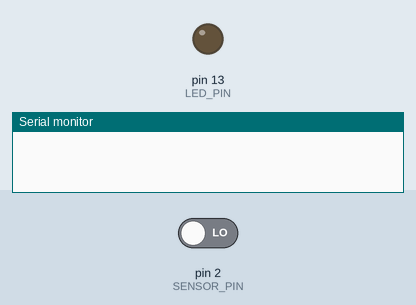
Bench run of a sketch on a simulated Arduino Nano, built with avr-gcc and run on an emulated ATmega328P. On the bench: output pins drawn as LEDs (lit = HIGH), the last lines printed to the serial monitor. The test bench sets the inputs (shaded band); at power-on: pin 2 (SENSOR_PIN) LOW.

Above: at 1.2 s.
1.3 s: pin 2 (SENSOR_PIN) driven HIGH
At 1.6 s:
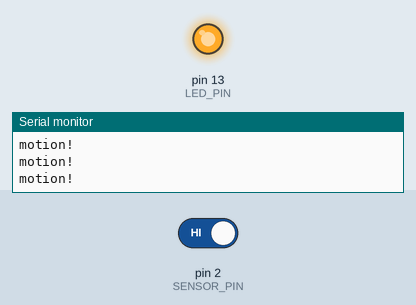
2.8 s: pin 2 (SENSOR_PIN) driven LOW
At 4.0 s:
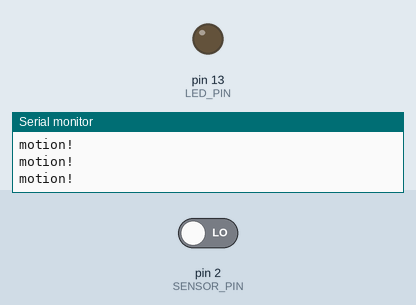
Timing chart, 0 to 5.8 s (numbered marks = the images above; inputs shaded):
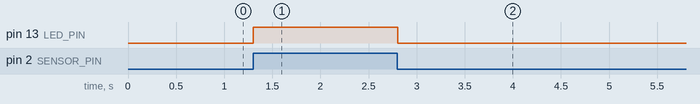

The sketch:

arduino_motion_test.ino
```cpp
// Reads a digital motion sensor input, sets the onboard LED to the sensor state, and prints motion events to the serial console every 100 ms.
//
// Full tutorial: https://shillehtek.com/blogs/news/arduino-nano-pir-radar-choose-motion-sensor
// Parts used: https://shillehtek.com/products/shillehtek-hc-sr501-pir-motion-sensor-module
//             https://shillehtek.com/products/arduino-nano-v3-presoldered-ch340g-atmega328p
//             https://shillehtek.com/products/rcwl-0516-microwave-doppler-radar-motion-sensor-module
// More examples: https://github.com/shillehbean/shillehtek-examples
//

// Both sensors: 3 pins (VCC, OUT, GND)
const int SENSOR_PIN = 2;
const int LED_PIN = 13;

void setup() {
  pinMode(SENSOR_PIN, INPUT);
  pinMode(LED_PIN, OUTPUT);
  Serial.begin(9600);
}

void loop() {
  int s = digitalRead(SENSOR_PIN);
  digitalWrite(LED_PIN, s);
  if (s) Serial.println("motion!");
  delay(100);
}
```

Measured:
- after the input at 1.3 s, pin 13 (LED_PIN): LOW → HIGH at once
- after the input at 2.8 s, pin 13 (LED_PIN): HIGH → LOW at once
